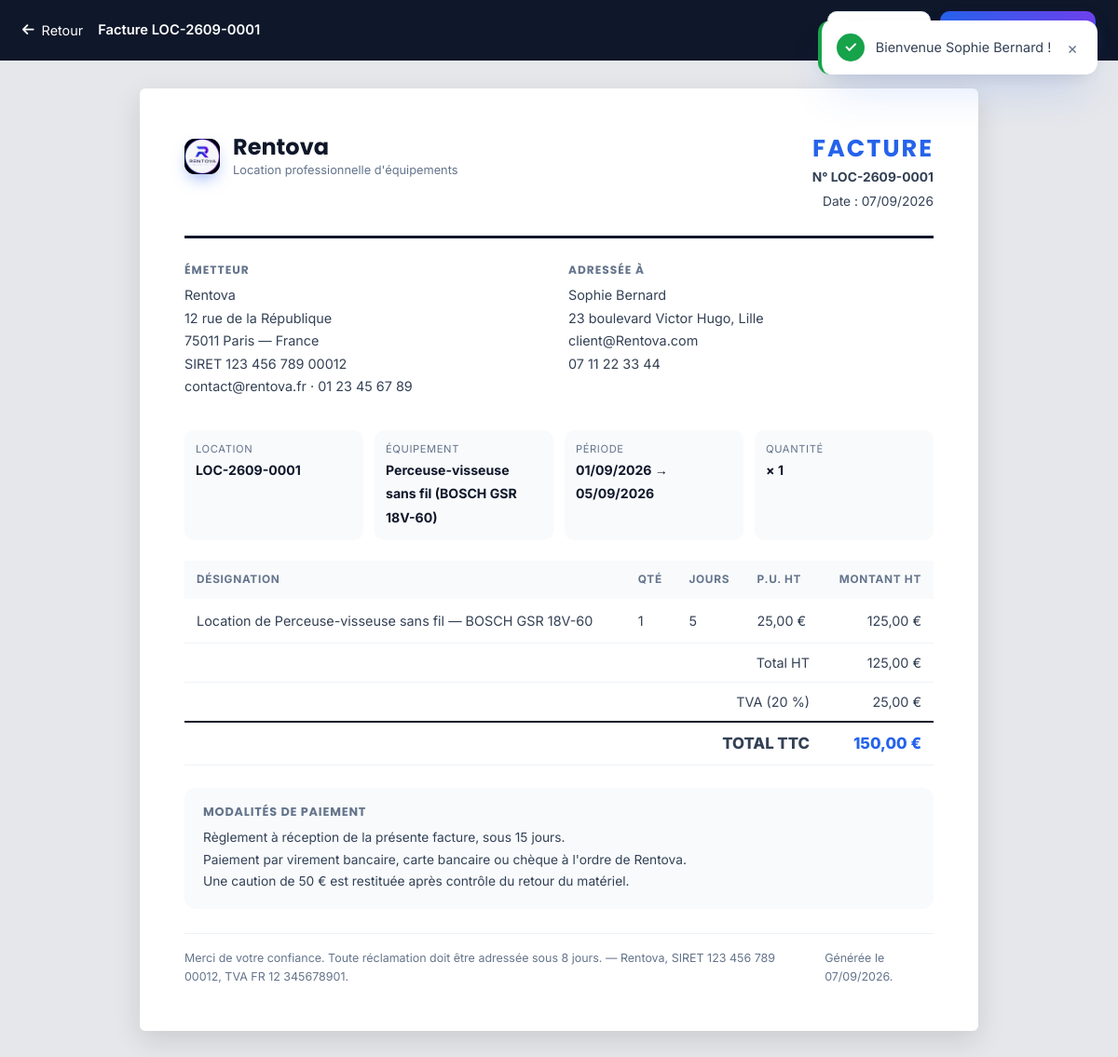
The app's page /location/1/facture (signed in) with its own data.
### tables this page shows
CREATE TABLE locations (
    id                   INT AUTO_INCREMENT PRIMARY KEY,
    reference            VARCHAR(20) NOT NULL UNIQUE,
    client_id            INT NOT NULL,
    equipement_id        INT NOT NULL,
    agent_id             INT NULL,
    date_debut           DATE NOT NULL,
    date_fin             DATE NOT NULL,
    duree                INT NOT NULL,
    quantite             INT NOT NULL DEFAULT 1,
    montant_base         DECIMAL(10,2) NOT NULL DEFAULT 0,
    montant_frais        DECIMAL(10,2) NOT NULL DEFAULT 0,
    montant_total        DECIMAL(10,2) NOT NULL DEFAULT 0,
    statut               ENUM('en_attente','confirmee','en_cours','terminee','annulee','refusee') NOT NULL DEFAULT 'en_attente',
    date_retour_effectif DATE NULL,
    condition_retour     VARCHAR(30) NULL,
    commentaire_retour   TEXT NULL,
    note                 VARCHAR(255) NULL,
    cree_le              TIMESTAMP NOT NULL DEFAULT CURRENT_TIMESTAMP,
    CONSTRAINT fk_loc_client  FOREIGN KEY (client_id)     REFERENCES utilisateurs(id) ON DELETE CASCADE,
    CONSTRAINT fk_loc_equip   FOREIGN KEY (equipement_id) REFERENCES equipements(id) ON DELETE RESTRICT,
    CONSTRAINT fk_loc_agent   FOREIGN KEY (agent_id)      REFERENCES utilisateurs(id) ON DELETE SET NULL,
    INDEX idx_loc_statut (statut),
    INDEX idx_loc_periode (date_debut, date_fin)
);

CREATE TABLE utilisateurs (
    id         INT AUTO_INCREMENT PRIMARY KEY,
    nom        VARCHAR(100) NOT NULL,
    prenom     VARCHAR(100) NOT NULL,
    email      VARCHAR(150) NOT NULL UNIQUE,
    telephone  VARCHAR(30)  NULL,
    adresse    VARCHAR(255) NULL,
    password   VARCHAR(255) NOT NULL,
    role       ENUM('client','agent','responsable') NOT NULL DEFAULT 'client',
    photo      VARCHAR(255) NULL,
    cree_le    TIMESTAMP NOT NULL DEFAULT CURRENT_TIMESTAMP
);

CREATE TABLE equipements (
    id               INT AUTO_INCREMENT PRIMARY KEY,
    categorie_id     INT NOT NULL,
    nom              VARCHAR(150) NOT NULL,
    description      TEXT NULL,
    marque           VARCHAR(100) NULL,
    modele           VARCHAR(100) NULL,
    prix_jour        DECIMAL(10,2) NOT NULL DEFAULT 0,
    en_promo         TINYINT(1) NOT NULL DEFAULT 0,
    prix_promo       DECIMAL(10,2) NULL DEFAULT NULL,
    stock_total      INT NOT NULL DEFAULT 0,
    stock_disponible INT NOT NULL DEFAULT 0,
    seuil_alerte     INT NOT NULL DEFAULT 0,
    image            VARCHAR(255) NULL,
    etat             ENUM('disponible','en_location','maintenance','endommage') NOT NULL DEFAULT 'disponible',
    cree_le          TIMESTAMP NOT NULL DEFAULT CURRENT_TIMESTAMP,
    CONSTRAINT fk_equip_cat FOREIGN KEY (categorie_id) REFERENCES categories(id) ON DELETE RESTRICT,
    INDEX idx_equip_cat (categorie_id),
    INDEX idx_equip_stock (stock_disponible)
);

### app/Views/locations/facture.php (the view, shortened to what the rows shown need)
<?php
$pageTitle = 'Facture ' . $location['reference'];
$docType   = 'facture';
$ht     = (float) $location['montant_base'];
$frais  = (float) $location['montant_frais'];
$tva    = round(($ht + $frais) * TAUX_TVA / 100, 2);
$ttc    = $ht + $frais + $tva;
?>
<div class="invoice">
    <header class="invoice-head">
        <div class="invoice-brand">
            <span class="brand-logo"><img src="<?= ASSETS ?>img/logo.png" alt="Rentova"></span>
            <div>
                <h1><?= e(APP_NAME) ?></h1>
                <p>Location professionnelle d'équipements</p>
            </div>
        </div>
        <div class="invoice-doc">
            <h2>FACTURE</h2>
            <p><b>N° <?= e($location['reference']) ?></b></p>
            <p>Date : <?= e(date_fr(substr($location['cree_le'], 0, 10))) ?></p>
        </div>
    </header>
    <div class="invoice-addr">
        <div>
            <h4>Émetteur</h4>
            <p>
                <?= e(APP_NAME) ?><br>
                12 rue de la République<br>
                75011 Paris — France<br>
                SIRET 123 456 789 00012<br>
                contact@rentova.fr · 01 23 45 67 89
            </p>
        </div>
        <div>
            <h4>Adressée à</h4>
            <p>
                <?= e($location['client_prenom']) ?> <?= e($location['client_nom']) ?><br>
                <?= e($location['client_adresse'] ?: '—') ?><br>
                <?= e($location['client_email']) ?><br>
                <?= e($location['client_telephone'] ?: '—') ?>
            </p>
        </div>
    </div>
    <div class="invoice-infos">
        <div><span>Location</span><b><?= e($location['reference']) ?></b></div>
        <div><span>Équipement</span><b><?= e($location['equipement_nom']) ?> (<?= e($location['marque']) ?> <?= e($location['modele']) ?>)</b></div>
        <div><span>Période</span><b><?= e(date_fr($location['date_debut'])) ?> → <?= e(date_fr($location['date_fin'])) ?></b></div>
        <div><span>Quantité</span><b>× <?= (int) $location['quantite'] ?></b></div>
    </div>
    <table class="invoice-table">
        <thead>
            <tr><th>Désignation</th><th>Qté</th><th>Jours</th><th>P.U. HT</th><th class="right">Montant HT</th></tr>
        </thead>
        <tbody>
            <tr>
                <td>Location de <?= e($location['equipement_nom']) ?> — <?= e($location['marque']) ?> <?= e($location['modele']) ?></td>
                <td><?= (int) $location['quantite'] ?></td>
                <td><?= (int) $location['duree'] ?></td>
                <td><?= e(montant($location['prix_jour'])) ?></td>
                <td class="right"><?= e(montant($ht)) ?></td>
            </tr>
        </tbody>
        <tfoot>
            <tr><td colspan="4" class="right">Total HT</td><td class="right"><?= e(montant($ht + $frais)) ?></td></tr>
            <tr><td colspan="4" class="right">TVA (<?= TAUX_TVA ?> %)</td><td class="right"><?= e(montant($tva)) ?></td></tr>
            <tr class="grand"><td colspan="4" class="right">TOTAL TTC</td><td class="right"><?= e(montant($ttc)) ?></td></tr>
        </tfoot>
    </table>
    <div class="invoice-payment">
        <h4>Modalités de paiement</h4>
        <p>
            Règlement à réception de la présente facture, sous 15 jours.<br>
            Paiement par virement bancaire, carte bancaire ou chèque à l'ordre de <?= e(APP_NAME) ?>.<br>
            Une caution de <?= FRAIS_CAUTION ?> € est restituée après contrôle du retour du matériel.
        </p>
    </div>
    <footer class="invoice-foot">
        <p>Merci de votre confiance. Toute réclamation doit être adressée sous 8 jours. — <?= e(APP_NAME) ?>, SIRET 123 456 789 00012, TVA FR 12 345678901.</p>
        <p>Générée le <?= e(date_fr(date('Y-m-d'))) ?>.</p>
    </footer>
</div>

### app/Core/Router.php (shortened to what the rows shown need)
<?php
class Router
{
    private array $routes = [];
    public function add(string $method, string $pattern, string $handler): void
    {
        $regex = '#^' . $this->compile($pattern) . '$#';
        $this->routes[] = [
            'method'  => strtoupper($method),
            'regex'   => $regex,
            'handler' => $handler,
        ];
    }
    private function compile(string $pattern): string
    {
        $pattern = trim($pattern, '/');
        $pattern = preg_replace('#:([a-zA-Z_]+)#', '([^/]+)', $pattern);
        return str_replace('/', '/', $pattern);
    }
    public function dispatch(string $method, string $uri): void
    {
        $path   = parse_url($uri, PHP_URL_PATH) ?? '/';
        $path   = trim($path, '/');
        $path = trim($path, '/');
        foreach ($this->routes as $route) {
            if ($route['method'] !== strtoupper($method)) {
                continue;
            }
            if (preg_match($route['regex'], $path, $matches)) {
                array_shift($matches);
                [$class, $action] = explode('@', $route['handler']);
                $controller = new $fullClass();
                call_user_func_array([$controller, $action], $matches);
                return;
            }
        }
    }
}

### app/Views/layouts/document.php (shortened to what the rows shown need)
<!DOCTYPE html>
<html lang="fr">
<head>
<link rel="stylesheet" href="https://cdnjs.cloudflare.com/ajax/libs/font-awesome/6.5.1/css/all.min.css">
<link rel="stylesheet" href="<?= ASSETS ?>css/style.css">
</head>
<body class="page-document">
<header class="doc-toolbar no-print">
    <a href="<?= BASE_URL ?>dashboard"><i class="fas fa-arrow-left"></i> Retour</a>
    <div class="doc-toolbar-title"><?= e($pageTitle ?? 'Document') ?></div>
    <div class="doc-toolbar-actions">
        <button class="btn btn-ghost btn-sm" onclick="window.print()"><i class="fas fa-print"></i> Imprimer</button>
        <a class="btn btn-primary btn-sm" href="<?= BASE_URL ?>location/<?= (int) $location['id'] ?>/<?= e($docType ?? '') ?>/pdf"><i class="fas fa-file-pdf"></i> Télécharger PDF</a>
    </div>
</header>
<main class="doc-page"><?= $content ?></main>
<?php require __DIR__ . '/_flash.php'; ?>
</body>
</html>

### app/Views/layouts/_flash.php
<?php $flash = \App\Core\Session::flash(); ?>
<?php if ($flash): ?>
<div class="toast-stack" id="toastStack">
    <div class="toast toast-<?= e($flash['type']) ?> show" data-toast>
        <span class="toast-icon"><?= $flash['type'] === 'success' ? '✓' : ($flash['type'] === 'error' ? '✕' : ($flash['type'] === 'warning' ? '⚠' : 'ℹ')) ?></span>
        <span class="toast-msg"><?= e($flash['message']) ?></span>
        <button type="button" class="toast-close" data-toast-close>×</button>
    </div>
</div>
<?php endif; ?>

### records on screen
locations: reference "Facture LOC-2609-0001", reference "LOC-2609-0001", cree_le "07/09/2026", client.prenom "Sophie", client.nom "Bernard", client.adresse "23 boulevard Victor Hugo, Lille", client.email "client@Rentova.com", client.telephone "07 11 22 33 44", equipement.nom "Perceuse-visseuse sans fil", equipement.marque "BOSCH", equipement.modele "GSR 18V-60", date_debut "01/09/2026", date_fin "05/09/2026", quantite "1", duree "5", equipement.prix_jour "25,00 €", montant_base "125,00 €", montant($ht + $frais) "125,00 €", montant($tva) "25,00 €", montant($ttc) "150,00 €"
